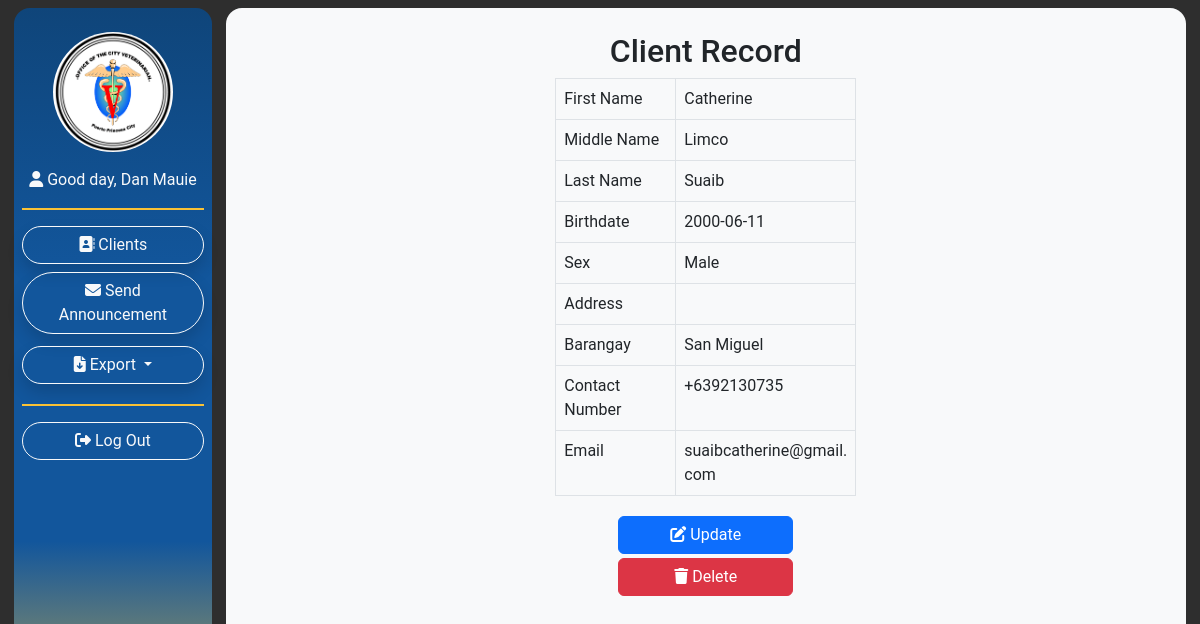
Screenshot of /View-Client-Record.php?clientID=13 (signed in) with the database file from the repository.
### tables this page shows
CREATE TABLE `clients` (
  `clientID` int(11) NOT NULL AUTO_INCREMENT,
  `fName` varchar(50) NOT NULL,
  `mName` varchar(45) DEFAULT NULL,
  `lName` varchar(45) NOT NULL,
  `birthdate` date NOT NULL,
  `sex` varchar(6) NOT NULL,
  `addressID` int(11) NOT NULL,
  `cNumber` varchar(11) DEFAULT NULL,
  `email` varchar(50) DEFAULT NULL,
  `insertDate` date NOT NULL DEFAULT current_timestamp(),
  PRIMARY KEY (`clientID`),
  KEY `fk_client_Clients_Addresses1_idx` (`addressID`),
  CONSTRAINT `fk_client_Clients_Addresses1` FOREIGN KEY (`addressID`) REFERENCES `clients_addresses` (`addressID`)
);

CREATE TABLE `barangays` (
  `barangayID` int(11) NOT NULL AUTO_INCREMENT,
  `brgy_name` varchar(100) NOT NULL,
  PRIMARY KEY (`barangayID`)
);

### View-Client-Record.php (the view, shortened to what this page needs)
<?php require('./functions/config/db.php'); ?>
<?php include('./functions/checksession-personel.php'); ?>
<?php
    $clientID = $_GET['clientID'];
    if(empty($clientID)){
        $alertmessage = urlencode("Invalid link! Logging out...");
        header('Location: functions/logout.php?alertmessage='.$alertmessage);
        exit();
    }
    else{
        $clientID=mysqli_real_escape_string($conn,$clientID);
        $query="
        SELECT
            clients.clientID,
            clients.fName,
            clients.mName,
            clients.lName,
            clients.birthdate,
            clients.sex,
            clients_addresses.Specific_add,
            barangays.brgy_name,
            clients.cNumber,
            clients.email
        FROM
            `clients`,
            `clients_addresses`,
            `barangays`
        WHERE
            clients.clientID=?
            AND
            clients.addressID=clients_addresses.addressID
            AND
            clients_addresses.barangayID=barangays.barangayID
        LIMIT 1;
        ";
        $stmt = mysqli_stmt_init($conn);
        if(!mysqli_stmt_prepare($stmt, $query)){
            $alertmessage = urlencode("SQL error!");
            header('Location: View-Client-List.php?alertmessage='.$alertmessage);
            exit();
        }
        else{
            mysqli_stmt_bind_param($stmt, "s", $clientID);
            mysqli_stmt_execute($stmt);
            $result = mysqli_stmt_get_result($stmt);
            if(mysqli_num_rows($result)==1){
                foreach ($result as $data):
                    $clientID = $data['clientID'];
                    $fName = $data['fName'];
                    $mName = $data['mName'];
                    $lName = $data['lName'];
                    $birthdate = $data['birthdate'];
                    $sex = $data['sex'];
                    $address = $data['Specific_add'];
                    $barangay = $data['brgy_name'];
                    $cNumber = $data['cNumber'];
                    $email = $data['email'];
                endforeach;
            }
            else{
                $alertmessage = urlencode("Client does not exist! ".$type);
                header('Location: View-Client-List.php?alertmessage='.$alertmessage);
            }
        }
    }
?>
<!DOCTYPE html>
<html lang="en">
<head>
    <?php require('./inc/links.php'); ?>
</head>
<body>
    <div class="container-fluid m-0 p-0">
        <div class="wrapper d-flex m-2">
            <?php require('./inc/sidenav.php'); ?>
            <div class="content container bg-light rounded-4 min-vh-100 px-0" style="max-width: 80vw;">
                <div class="containter-fluid d-flex justify-content-center align-items-center">
                    <div class="container pt-4">
                        <div class="container text-center" style="width: 40%;">
                            <h2>Client Record</h2>
                            <div class="container-fluid d-flex justify-content-center align-items-center text-center">
                            <table class="table table-condensed table-bordered table-hover text-start w-75">
                                    <tbody>
                                        <?php foreach($result as $data) : ?>
                                        <tr>
                                            <td class="medcell">First Name</td>
                                            <td class="largecell"><?php echo $fName; ?></td>
                                        </tr>
                                        <tr>
                                            <td class="medcell">Middle Name</td>
                                            <td class="largecell"><?php echo $mName; ?></td>
                                        </tr>
                                        <tr>
                                            <td class="medcell">Last Name</td>
                                            <td class="largecell"><?php echo $lName; ?></td>
                                        </tr>
                                        <tr>
                                            <td class="medcell">Birthdate</td>
                                            <td class="largecell"><?php echo $birthdate; ?></td>
                                        </tr>
                                        <tr>
                                            <td class="medcell">Sex</td>
                                            <td class="largecell"><?php echo $sex; ?></td>
                                        </tr>
                                        <tr>
                                            <td class="medcell">Address</td>
                                            <td class="largecell"><?php echo $address; ?></td>
                                        </tr>
                                        <tr>
                                            <td class="medcell">Barangay</td>
                                            <td class="largecell"><?php echo $barangay; ?></td>
                                        </tr>
                                        <tr>
                                            <td class="medcell">Contact Number</td>
                                            <td class="largecell"><?php echo $cNumber; ?></td>
                                        </tr>
                                        <tr>
                                            <td class="medcell">Email</td>
                                            <td class="largecell"><?php echo $email; ?></td>
                                        </tr>
                                        <?php endforeach; ?>
                                    </tbody>
                            </table>
                            </div>
                            <a href="Update-Client-Form.php?clientID=<?php echo $clientID; ?>"><button class="btn btn-primary mt-1 w-50"><i class="fa-solid fa-pen-to-square"></i> Update</button></a>
                            <a href="functions/delete-client.php?clientID=<?php echo $clientID; ?>"><button class="btn btn-danger mt-1 w-50"><i class="fa-solid fa-trash"></i> Delete</button></a>
                        </div>
                    </div>
                </div>
            </div>
        </div>
    </div>
</body>
</html>

### inc/style/style.css (style rules this page uses)
* { box-sizing: border-box; padding: 0; margin: 0; font-family: 'Roboto', sans-serif; font-weight: 400; font-size: medium; }
body { background-color: #2E2E2E; padding: 0; }
th,td { overflow-wrap: break-word; }
.medcell { min-width: 10vw; max-width: 10vw; }
.largecell { min-width: 15vw; max-width: 15vw; }

### rows the page displays
clients: fName "Catherine", mName "Limco", lName "Suaib", birthdate "2000-06-11", sex "Male", barangays.brgy_name "San Miguel", cNumber "+6392130735", email "suaibcatherine@gmail.com"

### other values shown
$_SESSION['fName'] "Dan Mauie"
